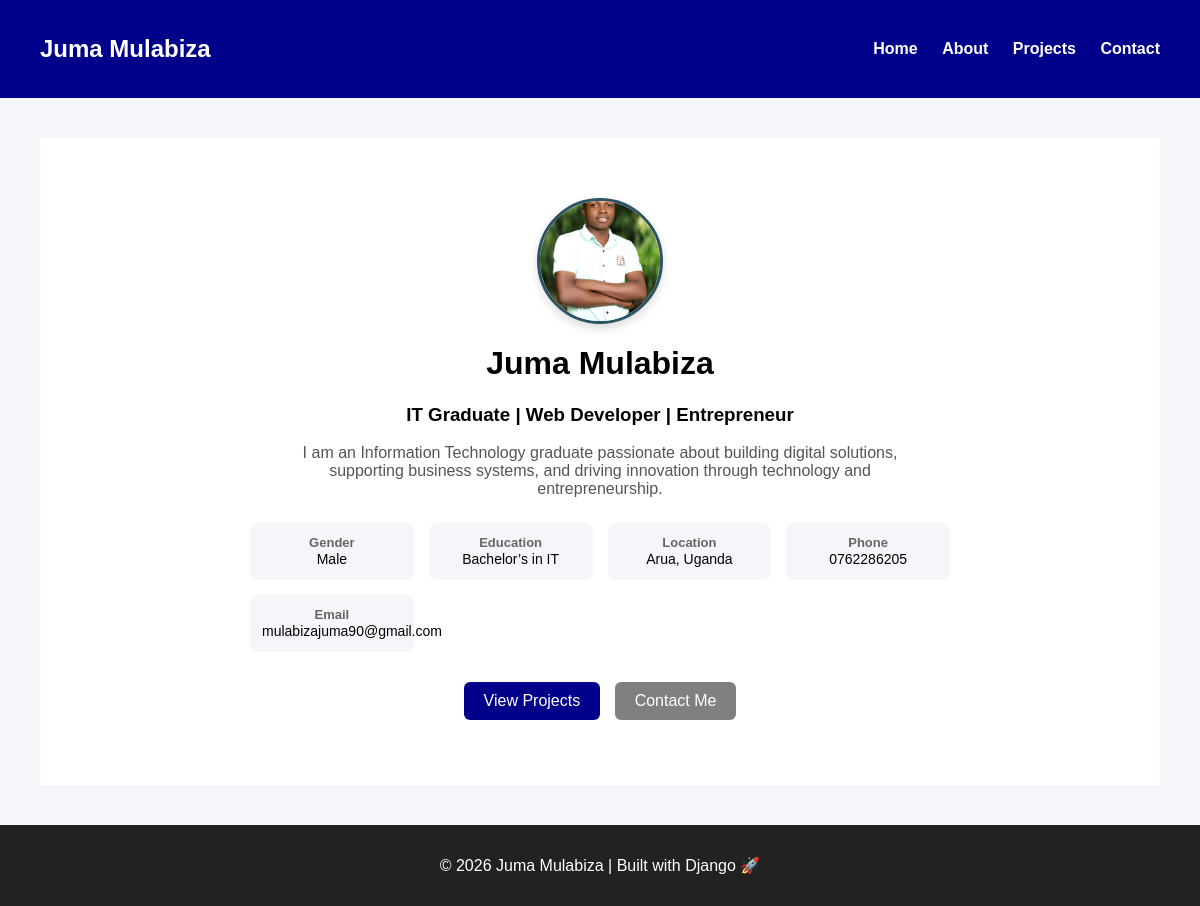
The page / on the database its author committed.
### userprofile/models.py (models this page shows, shortened)
class Profile(models.Model):
    name = models.CharField(max_length=100)
    title = models.CharField(max_length=200)
    bio = models.TextField()

### userprofile/views.py (the view)
# urls.py: path('', views.home, name='home'),
def home(request):
    profile = Profile.objects.first()
    return render(request, 'userprofile/home.html', {'profile': profile})

### userprofile/templates/userprofile/home.html
{% extends 'userprofile/base.html' %}
{% load static %}
{% block content %}
<div class="hero-banner">
    <div class="hero-overlay">
        <div class="hero-content">
            <img src="{% static 'userprofile/images/profile.jpg' %}" class="profile-img">
            <h1>{{ profile.name }}</h1>
            <h3>{{ profile.title }}</h3>
            <p class="hero-intro">
                I am an Information Technology graduate passionate about building digital solutions,
                supporting business systems, and driving innovation through technology and entrepreneurship.
            </p>
            <div class="profile-grid">
                <div class="profile-item">
                    <strong>Gender</strong>
                    <span>Male</span>
                </div>
                <div class="profile-item">
                    <strong>Education</strong>
                    <span>Bachelor’s in IT</span>
                </div>
                <div class="profile-item">
                    <strong>Location</strong>
                    <span>Arua, Uganda</span>
                </div>
                <div class="profile-item">
                    <strong>Phone</strong>
                    <span>0762286205</span>
                </div>
                <div class="profile-item">
                    <strong>Email</strong>
                    <span>mulabizajuma90@gmail.com</span>
                </div>
            </div>
            <div class="hero-buttons">
                <a href="/projects/" class="btn">View Projects</a>
                <a href="/contact/" class="btn secondary">Contact Me</a>
            </div>
        </div>
    </div>
</div>
{% endblock %}

### userprofile/static/userprofile/style.css (style rules this page uses)
body { font-family: Arial, sans-serif; margin: 0; background-color: #f4f6f9; }
.hero-banner { background: #ffffff; padding: 60px 20px; }
.hero-overlay { display: flex; justify-content: center; align-items: center; }
.hero-intro { margin: 15px auto; font-size: 16px; color: #555; max-width: 600px; text-align: center; }
.hero-content { color: #000; text-align: center; max-width: 700px; }
.profile-grid { display: grid; grid-template-columns: repeat(auto-fit, minmax(160px, 1fr)); gap: 15px; margin: 25px auto; max-width: 700px; }
.profile-item { background: #f4f6f9; padding: 12px; border-radius: 8px; text-align: center; }
.profile-item strong { display: block; font-size: 13px; color: #666; }
.profile-item span { font-size: 14px; color: #000; }
.profile-img { width: 120px; height: 120px; border-radius: 50%; object-fit: cover; display: block; margin: 0 auto 15px; border: 3px solid #2c5364; box-shadow: 0 4px 10px rgba(0,0,0,0.15); }
.btn { display: inline-block; padding: 10px 20px; background-color: darkblue; color: white; text-decoration: none; border-radius: 6px; margin: 5px; }
.btn.secondary { background-color: gray; }

### rows shown on the page
Profile: name "Juma Mulabiza", title "IT Graduate | Web Developer | Entrepreneur"
